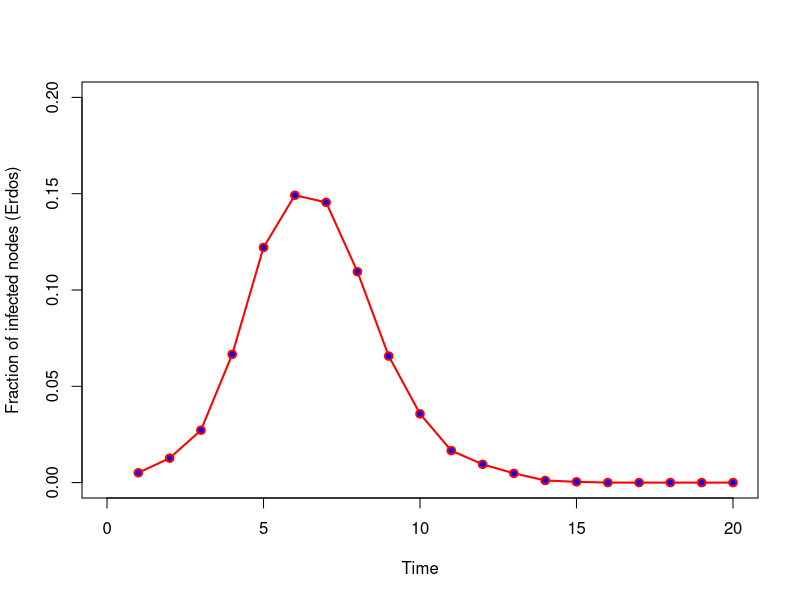

Reproduce this figure in R.
closeAllConnections()
graphics.off()
rm(list=ls()) #clear all variables

library(igraph)

#### MODEL PARAMETERS ####
N = 1000; #number of nodes
av.dg = 8; #average degree
m = av.dg/2; # parameter of the BA model
q = 0.1 # rewiring probability in the WS model
p = av.dg/N # probability in the ER model


#Barabasi network
#G <- barabasi.game(N, m = av.dg/2, directed = FALSE)
#Erdos Networks
G <- erdos.renyi.game(N,p, type =c("gnp"))

#### SIR MODEL ####
# states: S:0 I:1 R:2
## Parameters of the SIR model
mu = 1 # probability of recovering
beta = 0.4 # probability of transmission

targetnodes = seq(1,10) # node that will be used as the seed nodes
Tmax = 20
Ninf = matrix(0,nrow = length(targetnodes), ncol = Tmax) # matrix that stores the number of infected nodes at each time step
# Ninf[i,t] yields the number of infected nodes at time t when the infection starts on i
for(i in targetnodes){
  # is the seed node
  vstates = matrix(0, nrow = N, ncol = 1)
  print(paste('seed:', i))
  vstates[i] = 1
  vinfected = which(vstates %in% 1)
  t = 1
  #imm = sample(1:N, 10) #vaccination
  #vstates[imm] = 2
  while(length(vinfected) > 0){ # while there are infected nodes
    vinfected = which(vstates %in% 1)
    # try to infect all the neighbors of infected nodes at step t
    for(j in vinfected){
      ng = neighbors(G, j)
      for(k in ng){
        if(runif(1,0,1) <= beta){
          if(vstates[k] == 0){# infect only susceptible nodes
            vstates[k] = 1
          }else{
            if(runif(1,0,1) <= mu){# if the spreader meets an informed node, it can become stifler .
              vstates[j] = 2
              break
            }
          }
        }
      }
    }
    Ninf[i, t] = length(which(vstates %in% 1))/N # store the fraction of infected nodes at time t
    print(paste('t:', t, 'rhoi', length(which(vstates %in% 1))/N))
    t = t + 1
  }
}
rhoi = colMeans(Ninf) # average number if infected nodes from the result of each seed node
t = seq(1,length(rhoi)) # time steps

plot(t, rhoi, xlab = "Time", ylab = "Fraction of infected nodes (Erdos)",
     col = 'red', lwd=2,ylim = c(0,0.2), xlim = c(0,Tmax), pch = 21,  bg = "blue", type="o")
